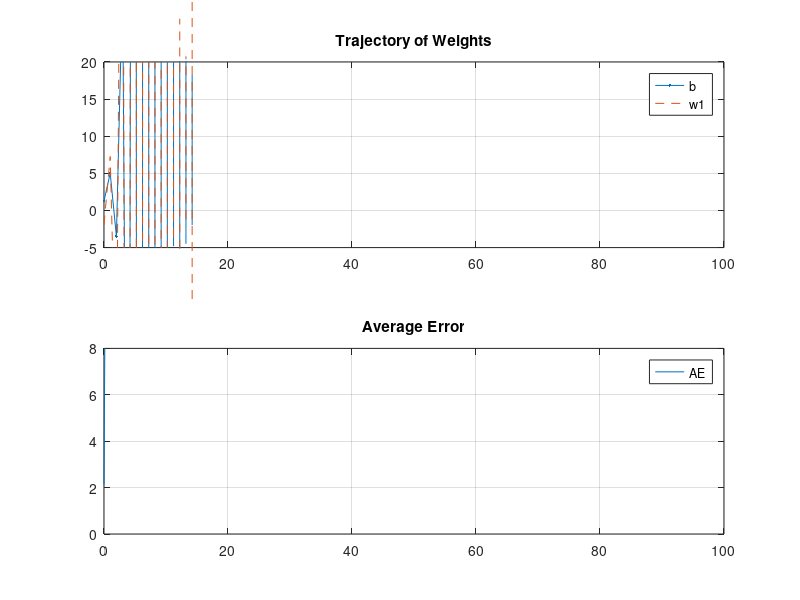

The MATLAB script that drew this image:
N = 100;
X = [1 0.5;1 1.5;1 3;1 4;1 5];
d = [8.0;6;5;2;0.5];
w = [0.4;0.6];
lr = 0.2;
for n = 0 : N
    for i = 1:length(d)
        e = d(i) - X(i,:) * w;
        e1(n+1) = e*e/2;
        w = w + e * lr * X(i,:)';
        w1(n+1) = w(1);
        w2(n+1) = w(2);
    end
end

figure;
subplot(2,1,1);
x = 0:N;
plot(x,w1,'.-');
grid on;
hold on;
plot(x,w2,'--');
hold on;
axis([0,100,-5,20]);
legend('b','w1');
title('Trajectory of Weights');
hold off;

subplot(2,1,2);
x = 0:N;
plot(x,e1,'-');
grid on;
axis([0,100,0,8]);
legend('AE');
title('Average Error');
